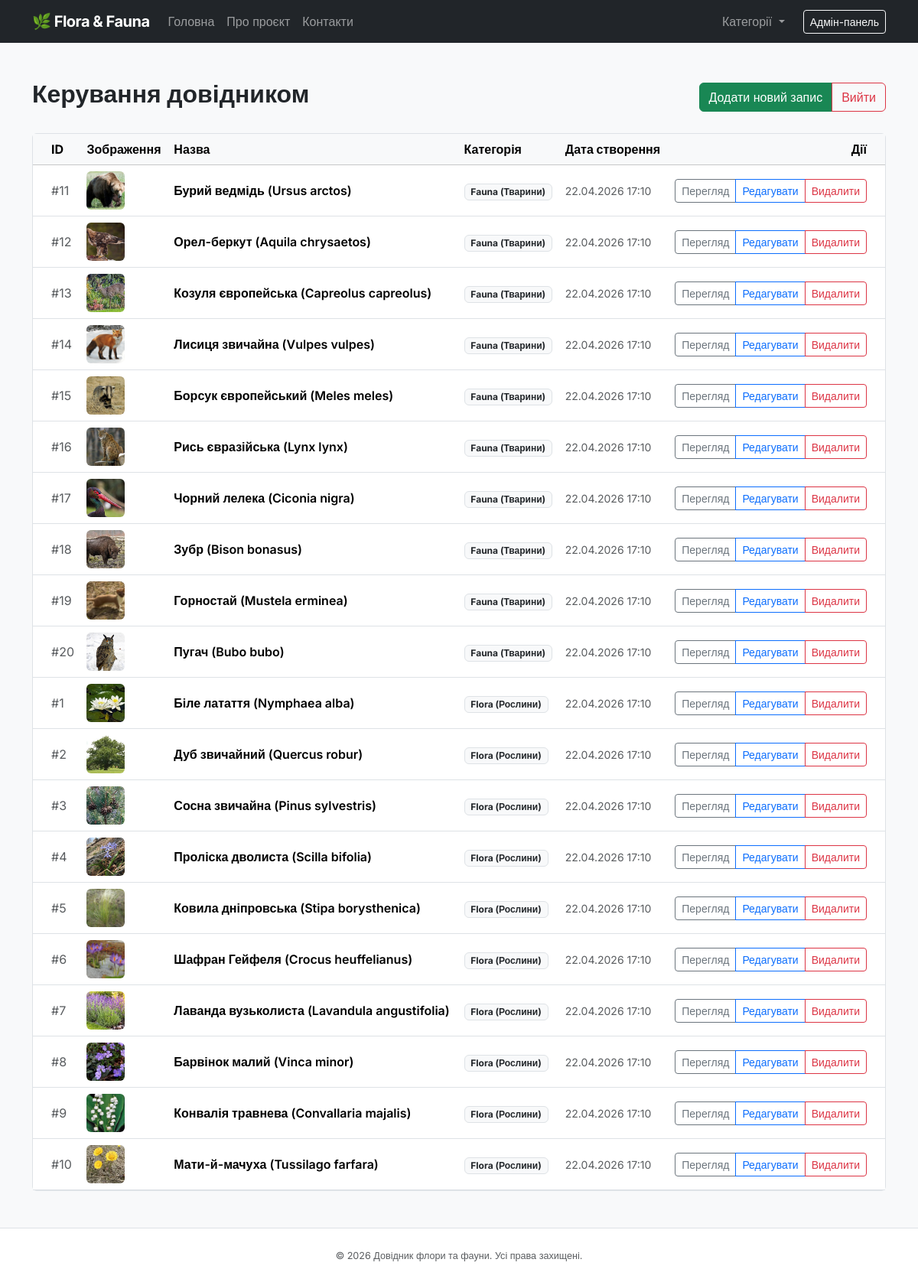
The page /admin/index.php (signed in) on the database its author committed.
### tables this page shows
CREATE TABLE IF NOT EXISTS `menu` (
    `id` INT AUTO_INCREMENT PRIMARY KEY,
    `title` VARCHAR(50) NOT NULL,
    `url` VARCHAR(100) NOT NULL DEFAULT '/'
);

CREATE TABLE IF NOT EXISTS `entries` (
    `id` INT AUTO_INCREMENT PRIMARY KEY,
    `category_id` INT NOT NULL,
    `title` VARCHAR(255) NOT NULL,
    `content` TEXT NOT NULL,
    `image_path` VARCHAR(255) DEFAULT NULL,
    `created_at` TIMESTAMP DEFAULT CURRENT_TIMESTAMP,
    `updated_at` TIMESTAMP DEFAULT CURRENT_TIMESTAMP ON UPDATE CURRENT_TIMESTAMP,
    CONSTRAINT `fk_entries_category` FOREIGN KEY (`category_id`) REFERENCES `categories`(`id`) ON DELETE CASCADE
);

CREATE TABLE IF NOT EXISTS `categories` (
    `id` INT AUTO_INCREMENT PRIMARY KEY,
    `name` VARCHAR(100) NOT NULL UNIQUE
);

### admin/index.php (called while the page is built, shortened)
<?php
require_once __DIR__ . '/../core/init.php';
$entries = get_all_entries($db_connection);
require_once __DIR__ . '/../views/header.view.php';
require_once __DIR__ . '/../views/admin/index.view.php';
require_once __DIR__ . '/../views/footer.view.php';

### core/functions.php (called while the page is built, shortened)
<?php
function get_navigation_menu(PDO $connection): array
{
    $query = "SELECT title, url FROM menu ORDER BY id ASC";
    $statement = $connection->query($query);
    return $statement->fetchAll();
}
function get_all_entries(PDO $connection, ?int $limit = null): array
{
    $query = "SELECT e.*, c.name as category_name
              FROM entries e
              JOIN categories c ON e.category_id = c.id
              ORDER BY e.created_at DESC";
    $statement = $connection->query($query);
    return $statement->fetchAll();
}

### core/init.php (called while the page is built, shortened)
<?php
require_once __DIR__ . '/functions.php';
try {
    $db_connection = get_db_connection();
    $header_menu = get_navigation_menu($db_connection);
} catch (PDOException $e) {
    if (($_ENV['APP_ENV'] ?? 'development') === 'development') {
        die("Помилка підключення до бази даних: " . $e->getMessage());
    }
    error_log("DB Connection Error: " . $e->getMessage());
}

### views/admin/index.view.php (the view, shortened to what this page needs)
<div class="d-flex justify-content-between align-items-center mb-4">
    <h1 class="h2 fw-bold">Керування довідником</h1>
    <div class="btn-group">
        <a href="/admin/add.php" class="btn btn-success">Додати новий запис</a>
        <a href="/admin/logout.php" class="btn btn-outline-danger">Вийти</a>
    </div>
</div>
<div class="card border">
    <div class="card-body p-0">
        <div class="table-responsive">
            <table class="table table-hover align-middle mb-0">
                <thead class="table-light">
                    <tr>
                        <th class="ps-4">ID</th>
                        <th>Зображення</th>
                        <th>Назва</th>
                        <th>Категорія</th>
                        <th>Дата створення</th>
                        <th class="text-end pe-4">Дії</th>
                    </tr>
                </thead>
                <tbody>
                    <?php if (empty($entries)): ?>
                        <tr>
                            <td colspan="6" class="text-center py-5 text-muted">
                                Записів поки немає. Створіть свій перший запис!
                            </td>
                        </tr>
                    <?php else: ?>
                        <?php foreach ($entries as $entry): ?>
                            <tr>
                                <td class="ps-4 text-muted">#<?= $entry['id'] ?></td>
                                <td>
                                    <?php if (!empty($entry['image_path'])): ?>
                                        <img src="/img/<?= htmlspecialchars($entry['image_path']) ?>" alt="" class="rounded" style="width: 50px; height: 50px; object-fit: cover;">
                                    <?php else: ?>
                                        <div class="bg-light rounded d-flex align-items-center justify-content-center" style="width: 50px; height: 50px;">
                                            <small class="text-muted">N/A</small>
                                        </div>
                                    <?php endif; ?>
                                </td>
                                <td class="fw-semibold"><?= htmlspecialchars($entry['title']) ?></td>
                                <td>
                                    <span class="badge bg-light text-dark border"><?= htmlspecialchars($entry['category_name']) ?></span>
                                </td>
                                <td class="text-muted small"><?= date('d.m.Y H:i', strtotime($entry['created_at'])) ?></td>
                                <td class="text-end pe-4">
                                    <div class="btn-group btn-group-sm">
                                        <a href="/item.php?id=<?= $entry['id'] ?>" class="btn btn-outline-secondary" title="Переглянути" target="_blank">
                                            Перегляд
                                        </a>
                                        <a href="/admin/edit.php?id=<?= $entry['id'] ?>" class="btn btn-outline-primary" title="Редагувати">
                                            Редагувати
                                        </a>
                                        <a href="/admin/delete.php?id=<?= $entry['id'] ?>"
                                           class="btn btn-outline-danger"
                                           onclick="return confirm('Ви впевнені, що хочете видалити цей запис?')"
                                           title="Видалити">
                                            Видалити
                                        </a>
                                    </div>
                                </td>
                            </tr>
                        <?php endforeach; ?>
                    <?php endif; ?>
                </tbody>
            </table>
        </div>
    </div>
</div>

### views/header.view.php (shortened to what this page needs)
<!DOCTYPE html>
<html lang="uk">
<head>
    <link href="https://cdn.jsdelivr.net/npm/bootstrap@5.3.3/dist/css/bootstrap.min.css" rel="stylesheet">
    <link rel="stylesheet" href="/css/main.css">
</head>
<body class="bg-light">
    <nav class="navbar navbar-expand-lg navbar-dark bg-dark">
        <div class="container">
            <a class="navbar-brand fw-bold" href="/">🌿 Flora & Fauna</a>
            <div class="collapse navbar-collapse" id="navbarMain">
                <ul class="navbar-nav me-auto mb-2 mb-lg-0">
                    <?php foreach ($header_menu as $menu_item): ?>
                        <li class="nav-item">
                            <a class="nav-link" href="<?= htmlspecialchars($menu_item['url']) ?>">
                                <?= htmlspecialchars($menu_item['title']) ?>
                            </a>
                        </li>
                    <?php endforeach; ?>
                </ul>
                <ul class="navbar-nav ms-auto mb-2 mb-lg-0">
                    <?php if (isset($header_categories)): ?>
                        <li class="nav-item dropdown">
                            <a class="nav-link dropdown-toggle" href="#" id="categoryDropdown" role="button" data-bs-toggle="dropdown" aria-expanded="false">
                                Категорії
                            </a>
                        </li>
                    <?php endif; ?>
                </ul>
                <div class="d-flex ms-lg-3">
                    <?php if (isset($_SESSION['user_id'])): ?>
                        <a href="/admin/index.php" class="btn btn-outline-light btn-sm">Адмін-панель</a>
                    <?php else: ?>
                        <a href="/login.php" class="btn btn-primary btn-sm">Вхід</a>
                    <?php endif; ?>
                </div>
            </div>
        </div>
    </nav>
    <main class="container py-5">

### css/main.css (style rules this page uses)
:root { --primary-color: #2e7d32; --secondary-color: #607d8b; --bg-color: #f8f9fa; --text-color: #212529; }
body { font-family: 'Inter', sans-serif; color: var(--text-color); min-height: 100vh; display: flex; flex-direction: column; }
main { flex: 1; }
.navbar-brand { letter-spacing: -0.5px; }
.card { border: 1px solid rgba(0,0,0,.125); }

### rows shown on the page
menu: title "Головна"
menu: title "Про проєкт"
menu: title "Контакти"
entries: id "11", image_path (picture), title "Бурий ведмідь (Ursus arctos)", category.name "Fauna (Тварини)", created_at "22.04.2026 17:10"
entries: id "12", image_path (picture), title "Орел-беркут (Aquila chrysaetos)", category.name "Fauna (Тварини)", created_at "22.04.2026 17:10"
entries: id "13", image_path (picture), title "Козуля європейська (Capreolus capreolus)", category.name "Fauna (Тварини)", created_at "22.04.2026 17:10"
entries: id "14", image_path (picture), title "Лисиця звичайна (Vulpes vulpes)", category.name "Fauna (Тварини)", created_at "22.04.2026 17:10"
entries: id "15", image_path (picture), title "Борсук європейський (Meles meles)", category.name "Fauna (Тварини)", created_at "22.04.2026 17:10"
entries: id "16", image_path (picture), title "Рись євразійська (Lynx lynx)", category.name "Fauna (Тварини)", created_at "22.04.2026 17:10"
entries: id "17", image_path (picture), title "Чорний лелека (Ciconia nigra)", category.name "Fauna (Тварини)", created_at "22.04.2026 17:10"
entries: id "18", image_path (picture), title "Зубр (Bison bonasus)", category.name "Fauna (Тварини)", created_at "22.04.2026 17:10"
entries: id "19", image_path (picture), title "Горностай (Mustela erminea)", category.name "Fauna (Тварини)", created_at "22.04.2026 17:10"
entries: id "20", image_path (picture), title "Пугач (Bubo bubo)", category.name "Fauna (Тварини)", created_at "22.04.2026 17:10"
entries: id "1", image_path (picture), title "Біле латаття (Nymphaea alba)", category.name "Flora (Рослини)", created_at "22.04.2026 17:10"
entries: id "2", image_path (picture), title "Дуб звичайний (Quercus robur)", category.name "Flora (Рослини)", created_at "22.04.2026 17:10"
entries: id "3", image_path (picture), title "Сосна звичайна (Pinus sylvestris)", category.name "Flora (Рослини)", created_at "22.04.2026 17:10"
entries: id "4", image_path (picture), title "Проліска дволиста (Scilla bifolia)", category.name "Flora (Рослини)", created_at "22.04.2026 17:10"
entries: id "5", image_path (picture), title "Ковила дніпровська (Stipa borysthenica)", category.name "Flora (Рослини)", created_at "22.04.2026 17:10"
entries: id "6", image_path (picture), title "Шафран Гейфеля (Crocus heuffelianus)", category.name "Flora (Рослини)", created_at "22.04.2026 17:10"
entries: id "7", image_path (picture), title "Лаванда вузьколиста (Lavandula angustifolia)", category.name "Flora (Рослини)", created_at "22.04.2026 17:10"
entries: id "8", image_path (picture), title "Барвінок малий (Vinca minor)", category.name "Flora (Рослини)", created_at "22.04.2026 17:10"
entries: id "9", image_path (picture), title "Конвалія травнева (Convallaria majalis)", category.name "Flora (Рослини)", created_at "22.04.2026 17:10"
entries: id "10", image_path (picture), title "Мати-й-мачуха (Tussilago farfara)", category.name "Flora (Рослини)", created_at "22.04.2026 17:10"
